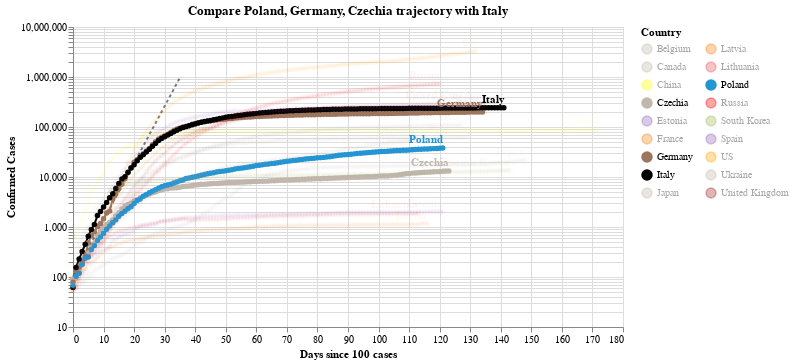

The notebook cell this image was saved under:
### Code cell
#hide_input
chart2 = make_since_chart(dff2,['Poland', 'Germany', 'Czechia'], baseline_countries)
chart2

### Figure 1 — Vega-Lite specification as saved in the notebook (floating-point values rounded to 4 significant figures; data arrays with more than 128 entries replaced by an {"elided": "..."} marker saying what was removed)
{"config": {"view": {"continuousWidth": 400, "continuousHeight": 300}}, "layer": [{"data": {"name": "data-628230001892d6798b50651be41d1b3e"}, "mark": {"type": "line", "color": "black", "opacity": 0.5, "strokeDash": [3, 3]}, "encoding": {"x": {"type": "quantitative", "field": "Days since 100 cases"}, "y": {"type": "quantitative", "field": "Confirmed Cases"}}}, {"data": {"name": "data-21f4cef212fa47f3bc62e42c81080f2b"}, "mark": {"type": "line", "point": true}, "encoding": {"color": {"type": "nominal", "field": "Country", "legend": {"columns": 2}, "scale": {"domain": ["Belgium", "Canada", "China", "Czechia", "Estonia", "France", "Germany", "Italy", "Japan", "Latvia", "Lithuania", "Poland", "Russia", "South Korea", "Spain", "US", "Ukraine", "United Kingdom"], "range": ["#C1B7AD", "#C1B7AD", "yellow", "#C1B7AD", "#9467bd", "#F58518", "#9D755D", "black", "#C1B7AD", "#F58518", "#E45756", "#2495D3", "red", "#A1BA59", "#9467bd", "orange", "#C1B7AD", "brown"]}}, "opacity": {"condition": {"value": 1, "selection": "selector002"}, "value": 0.05}, "tooltip": [{"type": "nominal", "field": "Country"}, {"type": "temporal", "field": "Date"}, {"type": "quantitative", "field": "Confirmed Cases"}, {"type": "quantitative", "field": "Days since 100 cases"}], "x": {"type": "quantitative", "field": "Days since 100 cases"}, "y": {"type": "quantitative", "field": "Confirmed Cases", "scale": {"type": "log"}}}, "selection": {"selector002": {"type": "multi", "fields": ["Country"], "bind": "legend", "init": [{"Country": "Poland"}, {"Country": "Germany"}, {"Country": "Czechia"}, {"Country": "Italy"}]}}, "width": 550}, {"data": {"name": "data-21f4cef212fa47f3bc62e42c81080f2b"}, "mark": {"type": "text", "align": "right", "dy": -8, "fontWeight": "bold"}, "encoding": {"color": {"type": "nominal", "field": "Country", "legend": {"columns": 2}, "scale": {"domain": ["Belgium", "Canada", "China", "Czechia", "Estonia", "France", "Germany", "Italy", "Japan", "Latvia", "Lithuania", "Poland", "Russia", "South Korea", "Spain", "US", "Ukraine", "United Kingdom"], "range": ["#C1B7AD", "#C1B7AD", "yellow", "#C1B7AD", "#9467bd", "#F58518", "#9D755D", "black", "#C1B7AD", "#F58518", "#E45756", "#2495D3", "red", "#A1BA59", "#9467bd", "orange", "#C1B7AD", "brown"]}}, "opacity": {"condition": {"value": 1, "selection": "selector002"}, "value": 0.05}, "text": {"type": "nominal", "field": "Country"}, "tooltip": [{"type": "nominal", "field": "Country"}, {"type": "temporal", "field": "Date"}, {"type": "quantitative", "field": "Confirmed Cases"}, {"type": "quantitative", "field": "Days since 100 cases"}], "x": {"type": "quantitative", "field": "Days since 100 cases"}, "y": {"type": "quantitative", "field": "Confirmed Cases", "scale": {"type": "log"}}}, "transform": [{"filter": "(datum['Date'] >= 1594512000000)"}], "width": 550}], "title": "Compare Poland, Germany, Czechia trajectory with Italy", "$schema": "https://vega.github.io/schema/vega-lite/v4.0.2.json", "datasets": {"data-628230001892d6798b50651be41d1b3e": [{"Days since 100 cases": 0, "Confirmed Cases": 100.0}, {"Days since 100 cases": 1, "Confirmed Cases": 130.0}, {"Days since 100 cases": 2, "Confirmed Cases": 169.0}, {"Days since 100 cases": 3, "Confirmed Cases": 219.7}, {"Days since 100 cases": 4, "Confirmed Cases": 285.6}, {"Days since 100 cases": 5, "Confirmed Cases": 371.3}, {"Days since 100 cases": 6, "Confirmed Cases": 482.7}, {"Days since 100 cases": 7, "Confirmed Cases": 627.5}, {"Days since 100 cases": 8, "Confirmed Cases": 815.7}, {"Days since 100 cases": 9, "Confirmed Cases": 1060.0}, {"Days since 100 cases": 10, "Confirmed Cases": 1379.0}, {"Days since 100 cases": 11, "Confirmed Cases": 1792.0}, {"Days since 100 cases": 12, "Confirmed Cases": 2330.0}, {"Days since 100 cases": 13, "Confirmed Cases": 3029.0}, {"Days since 100 cases": 14, "Confirmed Cases": 3937.0}, {"Days since 100 cases": 15, "Confirmed Cases": 5119.0}, {"Days since 100 cases": 16, "Confirmed Cases": 6654.0}, {"Days since 100 cases": 17, "Confirmed Cases": 8650.0}, {"Days since 100 cases": 18, "Confirmed Cases": 11250.0}, {"Days since 100 cases": 19, "Confirmed Cases": 14620.0}, {"Days since 100 cases": 20, "Confirmed Cases": 19000.0}, {"Days since 100 cases": 21, "Confirmed Cases": 24710.0}, {"Days since 100 cases": 22, "Confirmed Cases": 32120.0}, {"Days since 100 cases": 23, "Confirmed Cases": 41750.0}, {"Days since 100 cases": 24, "Confirmed Cases": 54280.0}, {"Days since 100 cases": 25, "Confirmed Cases": 70560.0}, {"Days since 100 cases": 26, "Confirmed Cases": 91730.0}, {"Days since 100 cases": 27, "Confirmed Cases": 119300.0}, {"Days since 100 cases": 28, "Confirmed Cases": 155000.0}, {"Days since 100 cases": 29, "Confirmed Cases": 201500.0}, {"Days since 100 cases": 30, "Confirmed Cases": 262000.0}, {"Days since 100 cases": 31, "Confirmed Cases": 340600.0}, {"Days since 100 cases": 32, "Confirmed Cases": 442800.0}, {"Days since 100 cases": 33, "Confirmed Cases": 575600.0}, {"Days since 100 cases": 34, "Confirmed Cases": 748300.0}, {"Days since 100 cases": 35, "Confirmed Cases": 972800.0}], "data-21f4cef212fa47f3bc62e42c81080f2b": {"elided": "2373 records"}}}
